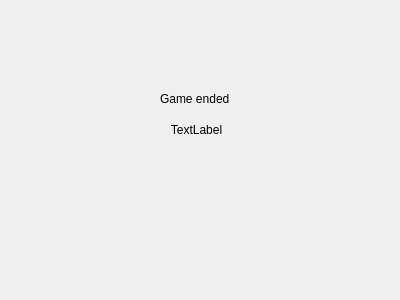
<?xml version="1.0" encoding="UTF-8"?>
<ui version="4.0">
 <class>endgame</class>
 <widget class="QDialog" name="endgame">
  <property name="geometry">
   <rect>
    <x>0</x>
    <y>0</y>
    <width>400</width>
    <height>300</height>
   </rect>
  </property>
  <property name="windowTitle">
   <string>Dialog</string>
  </property>
  <widget class="QLabel" name="label">
   <property name="geometry">
    <rect>
     <x>160</x>
     <y>90</y>
     <width>91</width>
     <height>17</height>
    </rect>
   </property>
   <property name="text">
    <string>Game ended</string>
   </property>
  </widget>
  <widget class="QLabel" name="label_2">
   <property name="geometry">
    <rect>
     <x>36</x>
     <y>120</y>
     <width>321</width>
     <height>20</height>
    </rect>
   </property>
   <property name="text">
    <string>TextLabel</string>
   </property>
   <property name="alignment">
    <set>Qt::AlignCenter</set>
   </property>
  </widget>
 </widget>
 <resources/>
 <connections/>
</ui>
